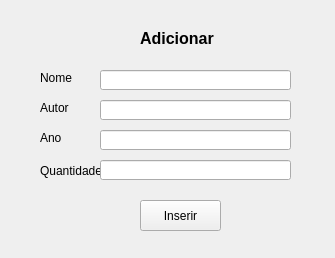
<?xml version="1.0" encoding="UTF-8"?>
<ui version="4.0">
 <class>MainWindow</class>
 <widget class="QMainWindow" name="MainWindow">
  <property name="geometry">
   <rect>
    <x>0</x>
    <y>0</y>
    <width>335</width>
    <height>258</height>
   </rect>
  </property>
  <property name="windowTitle">
   <string>Adicionar</string>
  </property>
  <widget class="QWidget" name="centralwidget">
   <widget class="QLineEdit" name="leAutor">
    <property name="geometry">
     <rect>
      <x>100</x>
      <y>100</y>
      <width>191</width>
      <height>20</height>
     </rect>
    </property>
   </widget>
   <widget class="QLabel" name="lbAno">
    <property name="geometry">
     <rect>
      <x>40</x>
      <y>130</y>
      <width>47</width>
      <height>16</height>
     </rect>
    </property>
    <property name="text">
     <string>Ano</string>
    </property>
   </widget>
   <widget class="QLabel" name="lbQuantidade">
    <property name="geometry">
     <rect>
      <x>40</x>
      <y>160</y>
      <width>61</width>
      <height>21</height>
     </rect>
    </property>
    <property name="text">
     <string>Quantidade</string>
    </property>
   </widget>
   <widget class="QLineEdit" name="leAno">
    <property name="enabled">
     <bool>true</bool>
    </property>
    <property name="geometry">
     <rect>
      <x>100</x>
      <y>130</y>
      <width>191</width>
      <height>20</height>
     </rect>
    </property>
   </widget>
   <widget class="QLabel" name="lbAutor">
    <property name="geometry">
     <rect>
      <x>40</x>
      <y>100</y>
      <width>47</width>
      <height>16</height>
     </rect>
    </property>
    <property name="text">
     <string>Autor</string>
    </property>
   </widget>
   <widget class="QLabel" name="lbAdicionarAtualizar">
    <property name="geometry">
     <rect>
      <x>140</x>
      <y>30</y>
      <width>91</width>
      <height>16</height>
     </rect>
    </property>
    <property name="font">
     <font>
      <pointsize>12</pointsize>
      <weight>75</weight>
      <bold>true</bold>
     </font>
    </property>
    <property name="text">
     <string>Adicionar</string>
    </property>
   </widget>
   <widget class="QPushButton" name="pbInserirAtualizar">
    <property name="geometry">
     <rect>
      <x>140</x>
      <y>200</y>
      <width>81</width>
      <height>31</height>
     </rect>
    </property>
    <property name="text">
     <string>Inserir</string>
    </property>
   </widget>
   <widget class="QLabel" name="lbNome">
    <property name="geometry">
     <rect>
      <x>40</x>
      <y>70</y>
      <width>47</width>
      <height>16</height>
     </rect>
    </property>
    <property name="text">
     <string>Nome</string>
    </property>
   </widget>
   <widget class="QLineEdit" name="leNome">
    <property name="geometry">
     <rect>
      <x>100</x>
      <y>70</y>
      <width>191</width>
      <height>20</height>
     </rect>
    </property>
   </widget>
   <widget class="QLineEdit" name="leQuantidade">
    <property name="geometry">
     <rect>
      <x>100</x>
      <y>160</y>
      <width>191</width>
      <height>20</height>
     </rect>
    </property>
   </widget>
  </widget>
 </widget>
 <tabstops>
  <tabstop>leNome</tabstop>
  <tabstop>leAutor</tabstop>
  <tabstop>leAno</tabstop>
  <tabstop>leQuantidade</tabstop>
  <tabstop>pbInserirAtualizar</tabstop>
 </tabstops>
 <resources/>
 <connections/>
</ui>
